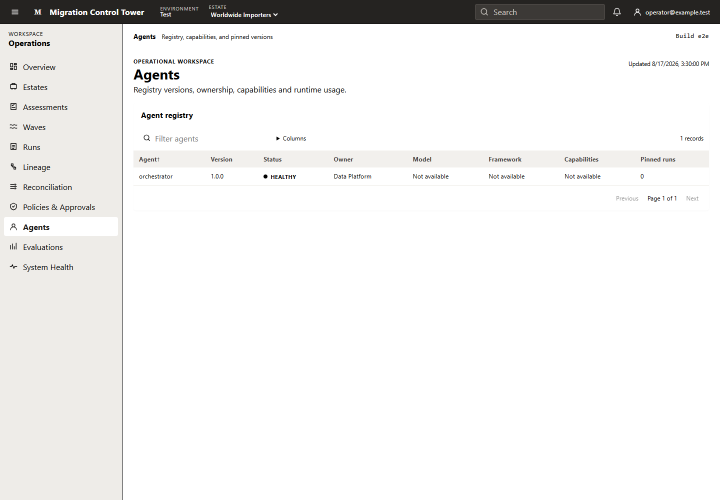
#> input picture data-migration-control-tower/frontend/client/e2e/control-tower.spec.ts-snapshots/agents-1440-win32.png, 1440 x 1000 px (shown at 1/2 size)
$ python evidence_frames.py
#> lines starting #> are read from the running program, lines starting #| are printed output that depends on the picture
#!/usr/bin/env python
"""Wrap console captures in a branded, self-describing evidence frame.

A screenshot on its own is an assertion with no provenance. Someone
looking at one cannot tell whether it came from a live migration, a
local run against the fixtures, or a mocked-up UI — and in a submission
those three carry very different weight. Every frame here therefore
carries the label as a required field, plus the run, estate, agent
version and timestamp behind it, and one sentence saying what the frame
actually proves.

The label is the load-bearing part:

    LIVE       captured from a real migration against real infrastructure
    LOCAL      captured from the real console driven by local fixtures
    SIMULATED  a mock-up; the software did not produce this

`SIMULATED` is styled as a warning rather than a neutral tag on purpose.
The failure this whole file exists to prevent is a mocked screenshot being
read as a live result, so the frame that carries the weakest claim is the
one that says so loudest.

Every frame in the shipped set is LOCAL. They come from the Playwright
baselines, which drive the real console against fixture data — that is
what the label says, and it is deliberately not upgraded to LIVE because
the capture path cannot authenticate against a real estate.

Usage:
    python tools/evidence_frames.py [--out docs/evidence]
"""

from __future__ import annotations

import argparse
import datetime as dt
from pathlib import Path

from PIL import Image, ImageDraw, ImageFont

REPO_ROOT = Path(__file__).resolve().parents[1]
SNAPSHOTS = REPO_ROOT / "frontend" / "client" / "e2e" / "control-tower.spec.ts-snapshots"
BRAND = REPO_ROOT / "frontend" / "client" / "src" / "assets" / "brand" / "v1"
DEFAULT_OUT = REPO_ROOT / "docs" / "evidence"

NAVY = (0x0B, 0x25, 0x45)
INK = (0x16, 0x15, 0x13)
MUTED = (0x62, 0x5F, 0x5A)
BORDER = (0xDE, 0xDB, 0xD5)
SURFACE = (0xFF, 0xFF, 0xFF)

#: Label -> (background, foreground). SIMULATED is amber because it is the
#: claim a reader most needs to notice.
LABEL_STYLE = {
    "LIVE": ((0x15, 0x80, 0x3D), (255, 255, 255)),
    "LOCAL": ((0x1D, 0x6F, 0xD0), (255, 255, 255)),
    "SIMULATED": ((0xB4, 0x53, 0x09), (255, 255, 255)),
}

WIDTH = 1440
HEADER_H = 68
FOOTER_H = 104
PAD = 22

FONTS = {
    "regular": "C:/Windows/Fonts/segoeui.ttf",
    "bold": "C:/Windows/Fonts/segoeuib.ttf",
}


def _font(kind: str, size: int) -> ImageFont.FreeTypeFont:
    try:
        return ImageFont.truetype(FONTS[kind], size)
    except OSError:  # pragma: no cover - font availability varies
        return ImageFont.load_default()


class Evidence:
    """One frame's declaration. Every field is required except the caption."""

    def __init__(self, *, key, source, title, proves, label, run_id, estate, agent):
        if label not in LABEL_STYLE:
            raise ValueError(f"{label!r} is not one of {sorted(LABEL_STYLE)}")
        self.key = key
        self.source = source
        self.title = title
        self.proves = proves
        self.label = label
        self.run_id = run_id
        self.estate = estate
        self.agent = agent


#: The evidence set. `proves` says what the frame demonstrates — not what
#: the page is called, which a reader can already see.
EVIDENCE = [
    Evidence(
        key="01-agent-registry", source="agents-1440-win32.png",
        title="Agent registry: seven specialists, resolved by capability",
        proves="Agents are resolved from APPROVED registry cards by capability, never imported directly, and each version is pinned and attributable.",
        label="LOCAL", run_id="run-live", estate="wwi-demo-estate", agent="discovery-agent 1.1.0",
    ),
    Evidence(
        key="02-run-lifecycle", source="overview-1440-win32.png",
        title="Run lifecycle: which agent is working, from the run's own history",
        proves="Stage status is derived from the run's state_history, so a completed stage is a recorded transition rather than a rendered guess.",
        label="LOCAL", run_id="run-live", estate="wwi-demo-estate", agent="orchestrator",
    ),
    Evidence(
        key="03-policy-denial", source="incidents-1440-win32.png",
        title="Policy denial: a refusal a prompt cannot influence",
        proves="policy_engine.py takes no free-text estate content as input, so a hostile table comment has no channel to reach an authorization decision.",
        label="LOCAL", run_id="run-live", estate="wwi-demo-estate", agent="risk-agent 1.0.0",
    ),
    Evidence(
        key="04-failed-reconciliation", source="reconciliation-1440-win32.png",
        title="Failed reconciliation: the defect is caught deterministically",
        proves="Row counts, aggregates and hashes are compared in ordinary Python; the failure is measured, not judged by a model.",
        label="LOCAL", run_id="run-live", estate="wwi-demo-estate", agent="validation-agent 1.0.0",
    ),
    Evidence(
        key="05-memory-assisted-recovery", source="memory-1440-win32.png",
        title="Memory-assisted recovery: a fact confirmed once, reused later",
        proves="A prior confirmed remediation is recalled as evidence and cited by later runs; it never replaces the re-validation that follows.",
        label="LOCAL", run_id="run-live", estate="wwi-demo-estate", agent="orchestrator",
    ),
    Evidence(
        key="06-approval-gate", source="approvals-1440-win32.png",
        title="Approval gate: the token is bound to the plan it approved",
        proves="An approval carries the plan hash it was issued against, so a plan changed after approval is refused at cutover — visible here before that happens.",
        label="LOCAL", run_id="run-pending", estate="wwi-demo-estate", agent="cutover-agent 1.0.0",
    ),
    Evidence(
        key="07-dead-letters", source="dead-letters-1440-win32.png",
        title="Dead letters: the fleet says what it gave up on",
        proves="A message that defeated a consumer is readable, attributable to the consumer that stopped trying, and replayable onto its original topic.",
        label="LOCAL", run_id="run-stuck", estate="wwi-demo-estate", agent="plan-created-sub consumer",
    ),
    Evidence(
        key="08-system-health", source="system-health-1440-win32.png",
        title="Runtime health: services, consumers and build provenance",
        proves="Each in-process consumer reports its own state and lease holder. The run's Cloud Trace id is recorded on the run document and resolves in Cloud Trace, which is outside this console.",
        label="LOCAL", run_id="run-live", estate="wwi-demo-estate", agent="worker-supervisor",
    ),
]


def _wrap(draw, text, font, max_width) -> list[str]:
    words, lines, line = text.split(), [], ""
    for word in words:
        candidate = f"{line} {word}".strip()
        if draw.textlength(candidate, font=font) <= max_width:
            line = candidate
        else:
            if line:
                lines.append(line)
            line = word
    if line:
        lines.append(line)
    return lines


def render(item: Evidence, out_dir: Path, captured_at: str) -> Path:
#> called with captured_at = '2026-11-21 10:43 UTC'
    shot = Image.open(SNAPSHOTS / item.source).convert("RGB")
#> shot is the input picture: PIL image 1440x1000 RGB; mean R, G, B 240, 239.5, 238.7
    scale = (WIDTH - PAD * 2) / shot.width
#> scale = 0.969
    shot = shot.resize((WIDTH - PAD * 2, round(shot.height * scale)), Image.LANCZOS)
#> shot: PIL image 1396x969 RGB

    body_font = _font("regular", 15)
    small_font = _font("regular", 13)
    meta_font = _font("bold", 13)
    title_font = _font("bold", 21)
    label_font = _font("bold", 13)

    canvas = Image.new("RGB", (WIDTH, HEADER_H + shot.height + FOOTER_H + PAD), SURFACE)
#> canvas: PIL image 1440x1163 RGB; every value is 255
    draw = ImageDraw.Draw(canvas)
    draw.rectangle([0, 0, WIDTH, HEADER_H], fill=NAVY)

    # Brand mark, then the evidence title.
    x = PAD
    logo_path = BRAND / "logo-symbol-reversed.png"
    if logo_path.exists():
        logo = Image.open(logo_path).convert("RGBA")
        logo.thumbnail((36, 36), Image.LANCZOS)
        canvas.paste(logo, (x, (HEADER_H - logo.height) // 2), logo)
        x += logo.width + 12
    draw.text((x, HEADER_H // 2 - 13), item.title, font=title_font, fill=(255, 255, 255))

    # The label chip, right-aligned, sized to its text.
    bg, fg = LABEL_STYLE[item.label]
    chip_w = int(draw.textlength(item.label, font=label_font)) + 22
#> chip_w = 64
    chip = [WIDTH - PAD - chip_w, HEADER_H // 2 - 12, WIDTH - PAD, HEADER_H // 2 + 12]
#> chip = [1354, 22, 1418, 46]
    draw.rounded_rectangle(chip, radius=4, fill=bg)
    draw.text((chip[0] + 11, chip[1] + 5), item.label, font=label_font, fill=fg)

    canvas.paste(shot, (PAD, HEADER_H))
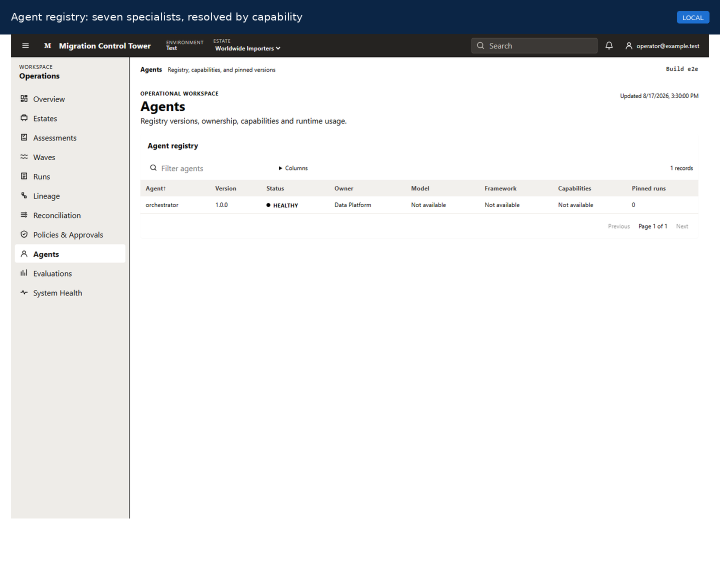
#> canvas: PIL image 1440x1163 RGB (shown at 1/2 size); mean R, G, B 228.9, 230.1, 231.3
    draw.rectangle([PAD, HEADER_H, PAD + shot.width - 1, HEADER_H + shot.height - 1], outline=BORDER)

    # Footer: what it proves, then the provenance behind the claim.
    y = HEADER_H + shot.height + 14
#> y = 1051
    for line in _wrap(draw, item.proves, body_font, WIDTH - PAD * 2)[:2]:
#> in _wrap, `words, lines, line = text.split(), [], ""`: words = ['Agents', 'are', 'resolved', 'from', 'APPROVED', 'registry', 'cards', 'by', 'capability,', 'never', 'imported', 'directly,', 'and', 'each', 'version', 'is', 'pinned', 'and', 'attributable.']; line = ''
        draw.text((PAD, y), line, font=body_font, fill=INK)
        y += 21
#> this loop made 1 pass
#> after the loop, y = 1072

    y += 6
#> y = 1078
    fields = [
        ("Run", item.run_id),
        ("Estate", item.estate),
        ("Agent", item.agent),
        ("Captured", captured_at),
    ]
    x = PAD
    for name, value in fields:
        draw.text((x, y), f"{name} ", font=small_font, fill=MUTED)
        offset = draw.textlength(f"{name} ", font=small_font)
        draw.text((x + offset, y), value, font=meta_font, fill=INK)
        x += offset + draw.textlength(value, font=meta_font) + 26
#> this loop made 4 passes
#> (offset, x) on passes 1 to 4: (29.05, 126.5), (45.27, 310), (42.59, 520.2), (64.06, 757.2)
#> after the loop, x = 757.2

    out_dir.mkdir(parents=True, exist_ok=True)
    path = out_dir / f"{item.key}.png"
    canvas.save(path, "PNG", optimize=True)
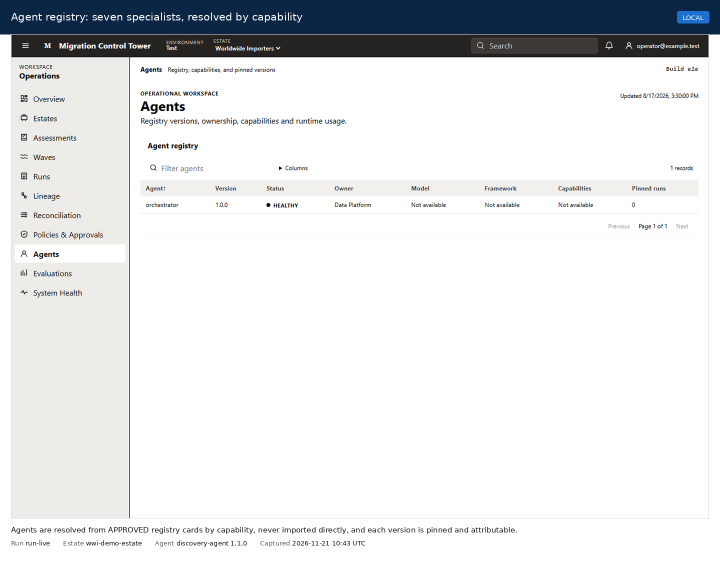
#> saved as 01-agent-registry.png: PIL image 1440x1163 RGB (shown at 1/2 size); mean R, G, B 228.4, 229.6, 230.8
    return path


def main() -> None:
    parser = argparse.ArgumentParser(description=__doc__)
    parser.add_argument("--out", type=Path, default=DEFAULT_OUT)
    args = parser.parse_args()

    captured_at = dt.datetime.now(dt.timezone.utc).strftime("%Y-%m-%d %H:%M UTC")
    for item in EVIDENCE:
        path = render(item, args.out, captured_at)
#> (the run stopped early here; a loop or call above may not have finished)

$ run again, with data-migration-control-tower/frontend/client/e2e/control-tower.spec.ts-snapshots/estates-1440-win32.png copied over data-migration-control-tower/frontend/client/e2e/control-tower.spec.ts-snapshots/agents-1440-win32.png
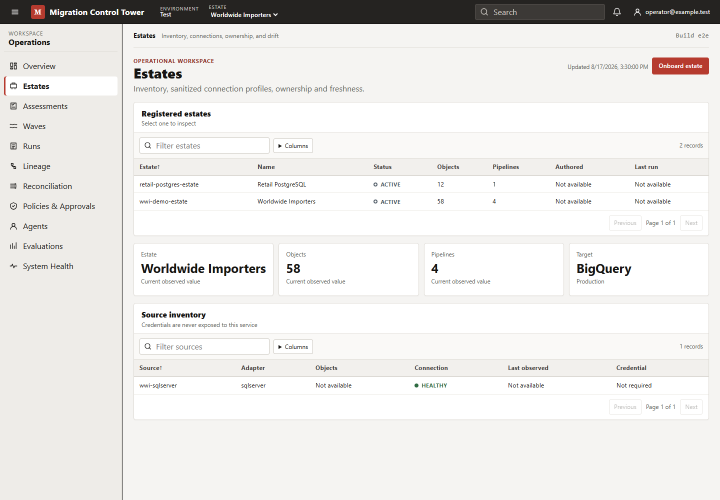
#> input picture data-migration-control-tower/frontend/client/e2e/control-tower.spec.ts-snapshots/estates-1440-win32.png, 1440 x 1000 px (shown at 1/2 size)
#> in render, shot is the input picture: PIL image 1440x1000 RGB; mean R, G, B 234.5, 233.2, 231.4
#> shot: PIL image 1396x969 RGB
#> chip_w = 64
#> chip = [1354, 22, 1418, 46]
#> in render, `canvas.paste(shot, (PAD, HEADER_H))`:
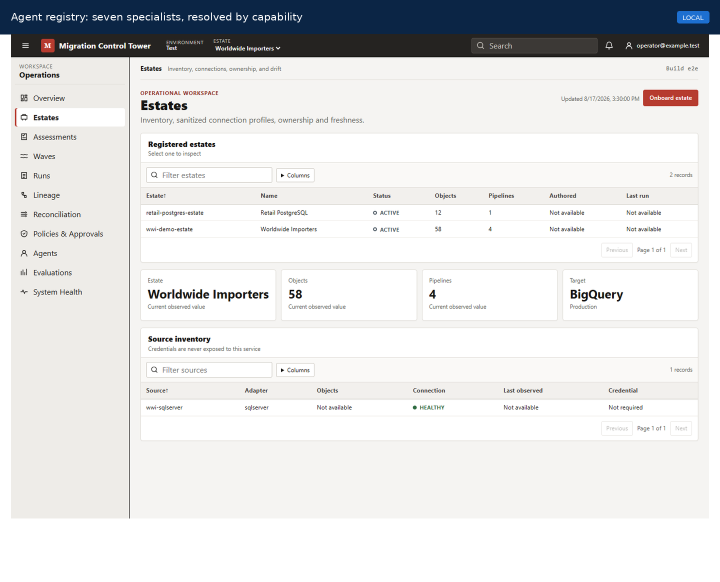
#> canvas: PIL image 1440x1163 RGB (shown at 1/2 size); mean R, G, B 224.4, 224.9, 225.3
#> words = ['Agents', 'are', 'resolved', 'from', 'APPROVED', 'registry', 'cards', 'by', 'capability,', 'never', 'imported', 'directly,', 'and', 'each', 'version', 'is', 'pinned', 'and', 'attributable.']; line = ''
#> the loop in render, `for line in _wrap(draw, item.proves, body_font, WIDTH - PAD * 2)[:2]:` made 1 pass
#> y on pass 1: 1072
#> after the loop in render, `for line in _wrap(draw, item.proves, body_font, WIDTH - PAD * 2)[:2]:`: y = 1072
#> in render, `y += 6`: y = 1078
#> the loop in render, `for name, value in fields:` made 4 passes
#> (offset, x) on passes 1 to 4: (29.05, 126.5), (45.27, 310), (42.59, 520.2), (64.06, 757.2)
#> after the loop in render, `for name, value in fields:`: x = 757.2
#> in render, `canvas.save(path, "PNG", optimize=True)`:
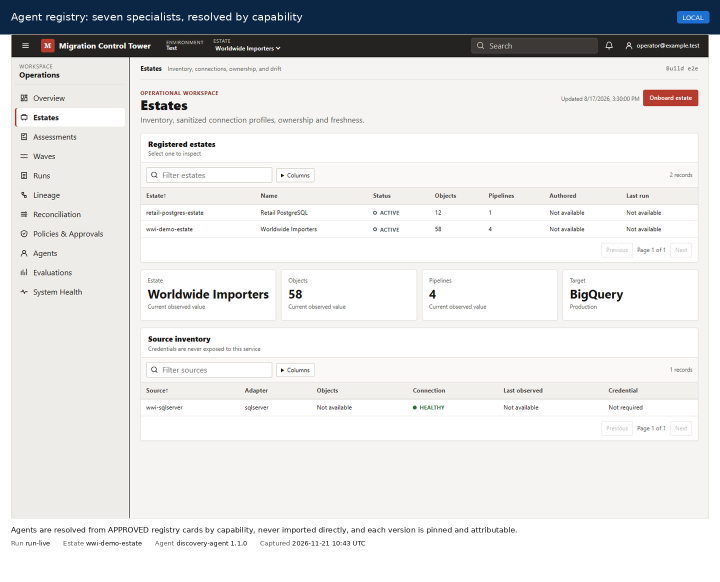
#> saved as 01-agent-registry.png: PIL image 1440x1163 RGB (shown at 1/2 size); mean R, G, B 224, 224.4, 224.9

$ run again, with data-migration-control-tower/frontend/client/e2e/control-tower.spec.ts-snapshots/evaluations-1440-win32.png copied over data-migration-control-tower/frontend/client/e2e/control-tower.spec.ts-snapshots/agents-1440-win32.png
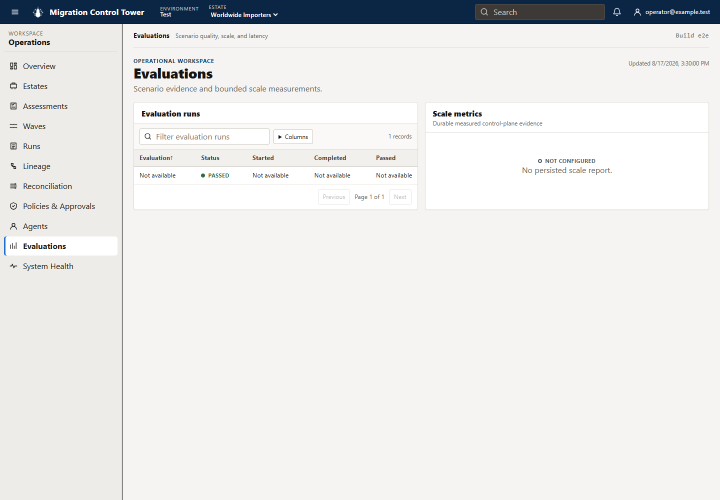
#> input picture data-migration-control-tower/frontend/client/e2e/control-tower.spec.ts-snapshots/evaluations-1440-win32.png, 1440 x 1000 px (shown at 1/2 size)
#> in render, shot is the input picture: PIL image 1440x1000 RGB; mean R, G, B 232.7, 232.8, 232.1
#> shot: PIL image 1396x969 RGB
#> chip_w = 64
#> chip = [1354, 22, 1418, 46]
#> in render, `canvas.paste(shot, (PAD, HEADER_H))`:
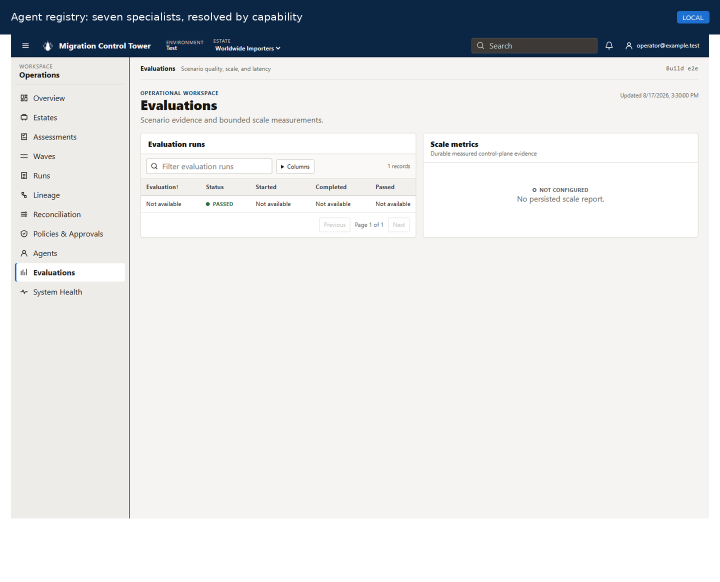
#> canvas: PIL image 1440x1163 RGB (shown at 1/2 size); mean R, G, B 223, 224.6, 226
#> words = ['Agents', 'are', 'resolved', 'from', 'APPROVED', 'registry', 'cards', 'by', 'capability,', 'never', 'imported', 'directly,', 'and', 'each', 'version', 'is', 'pinned', 'and', 'attributable.']; line = ''
#> the loop in render, `for line in _wrap(draw, item.proves, body_font, WIDTH - PAD * 2)[:2]:` made 1 pass
#> y on pass 1: 1072
#> after the loop in render, `for line in _wrap(draw, item.proves, body_font, WIDTH - PAD * 2)[:2]:`: y = 1072
#> in render, `y += 6`: y = 1078
#> the loop in render, `for name, value in fields:` made 4 passes
#> (offset, x) on passes 1 to 4: (29.05, 126.5), (45.27, 310), (42.59, 520.2), (64.06, 757.2)
#> after the loop in render, `for name, value in fields:`: x = 757.2
#> in render, `canvas.save(path, "PNG", optimize=True)`:
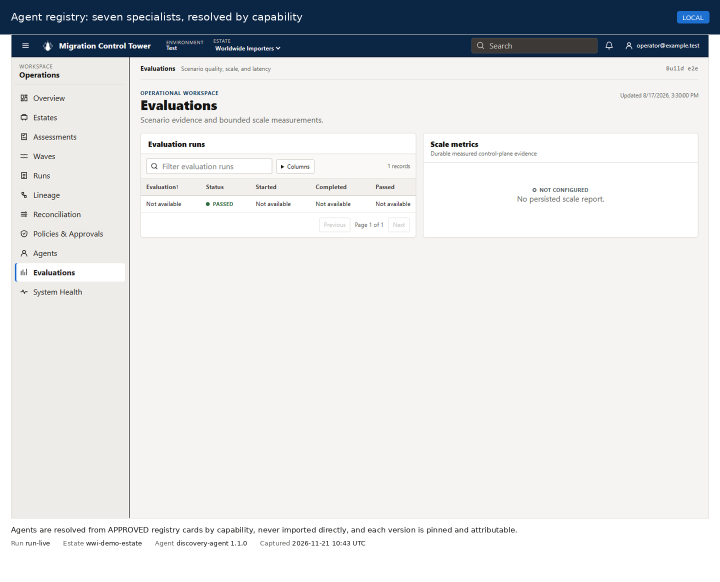
#> saved as 01-agent-registry.png: PIL image 1440x1163 RGB (shown at 1/2 size); mean R, G, B 222.6, 224.2, 225.4

$ run again, with data-migration-control-tower/frontend/client/e2e/control-tower.spec.ts-snapshots/lineage-1440-win32.png copied over data-migration-control-tower/frontend/client/e2e/control-tower.spec.ts-snapshots/agents-1440-win32.png
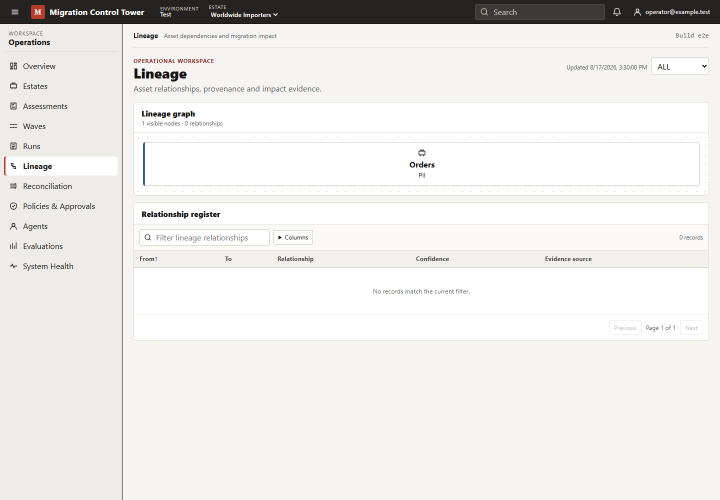
#> input picture data-migration-control-tower/frontend/client/e2e/control-tower.spec.ts-snapshots/lineage-1440-win32.png, 1440 x 1000 px (shown at 1/2 size)
#> in render, shot is the input picture: PIL image 1440x1000 RGB; mean R, G, B 235.4, 234.4, 232.6
#> shot: PIL image 1396x969 RGB
#> chip_w = 64
#> chip = [1354, 22, 1418, 46]
#> in render, `canvas.paste(shot, (PAD, HEADER_H))`:
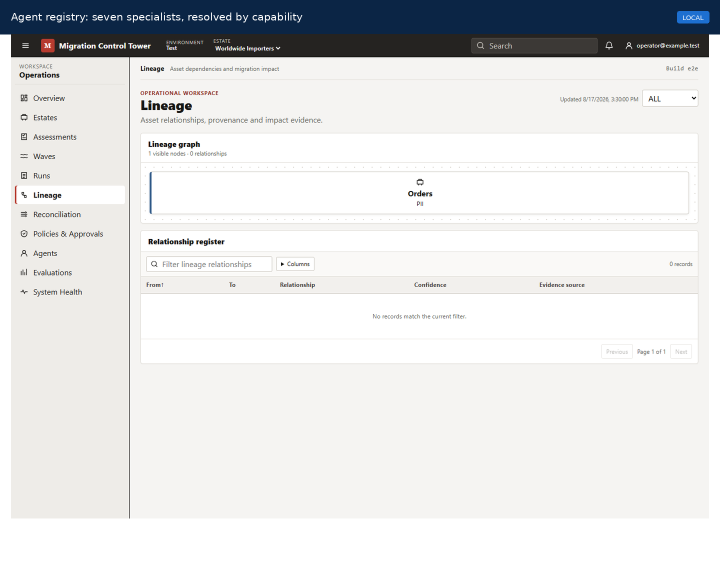
#> canvas: PIL image 1440x1163 RGB (shown at 1/2 size); mean R, G, B 225.2, 225.9, 226.3
#> words = ['Agents', 'are', 'resolved', 'from', 'APPROVED', 'registry', 'cards', 'by', 'capability,', 'never', 'imported', 'directly,', 'and', 'each', 'version', 'is', 'pinned', 'and', 'attributable.']; line = ''
#> the loop in render, `for line in _wrap(draw, item.proves, body_font, WIDTH - PAD * 2)[:2]:` made 1 pass
#> y on pass 1: 1072
#> after the loop in render, `for line in _wrap(draw, item.proves, body_font, WIDTH - PAD * 2)[:2]:`: y = 1072
#> in render, `y += 6`: y = 1078
#> the loop in render, `for name, value in fields:` made 4 passes
#> (offset, x) on passes 1 to 4: (29.05, 126.5), (45.27, 310), (42.59, 520.2), (64.06, 757.2)
#> after the loop in render, `for name, value in fields:`: x = 757.2
#> in render, `canvas.save(path, "PNG", optimize=True)`:
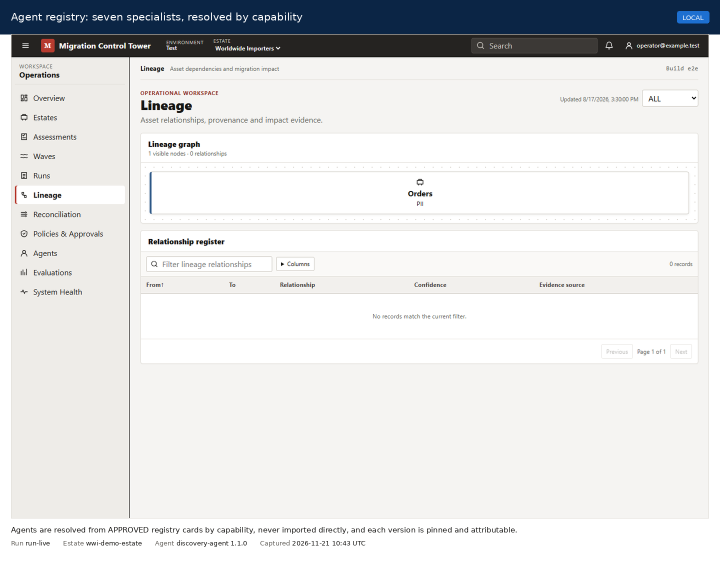
#> saved as 01-agent-registry.png: PIL image 1440x1163 RGB (shown at 1/2 size); mean R, G, B 224.8, 225.4, 225.9
